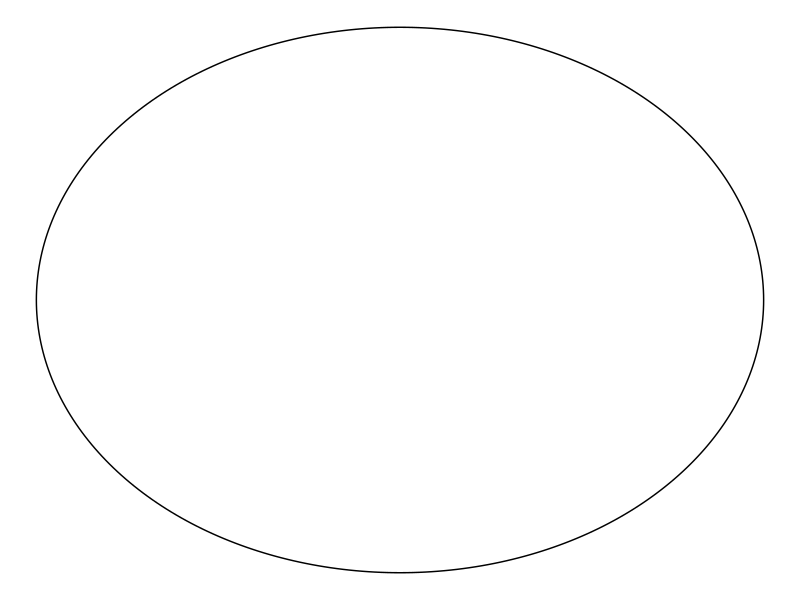
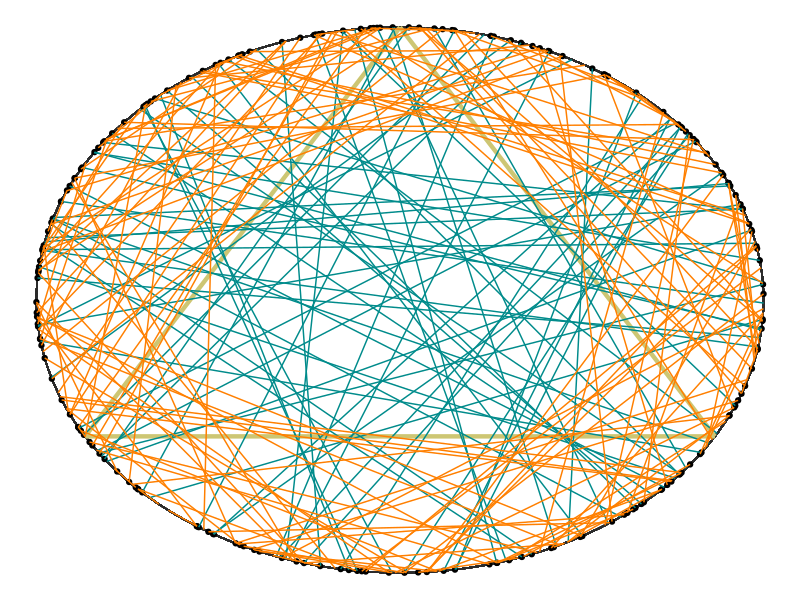
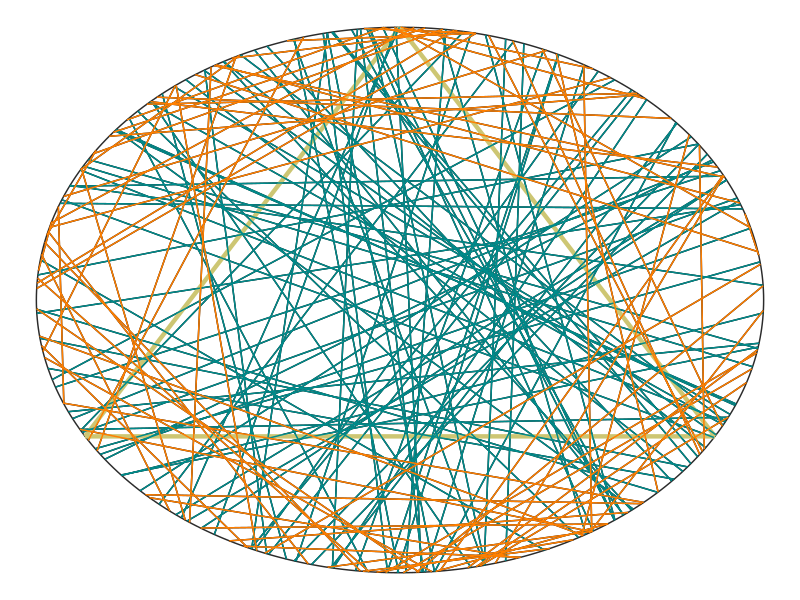
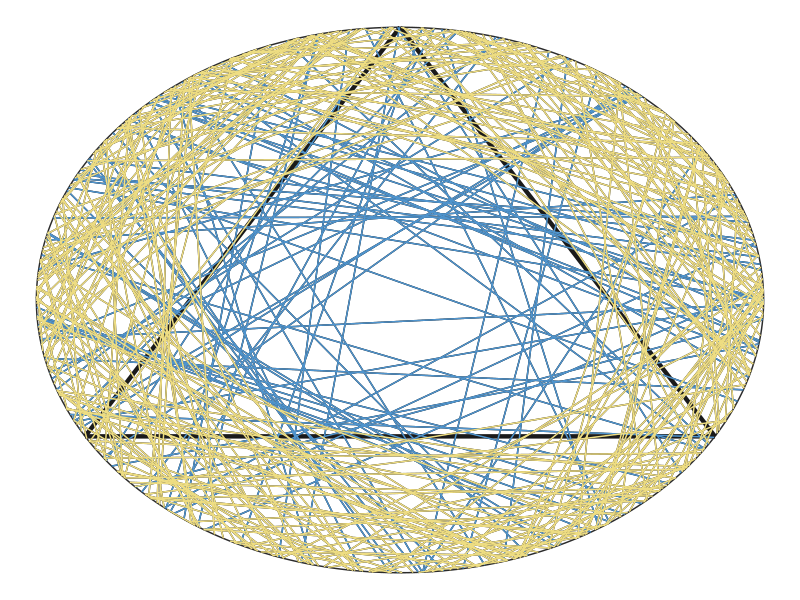
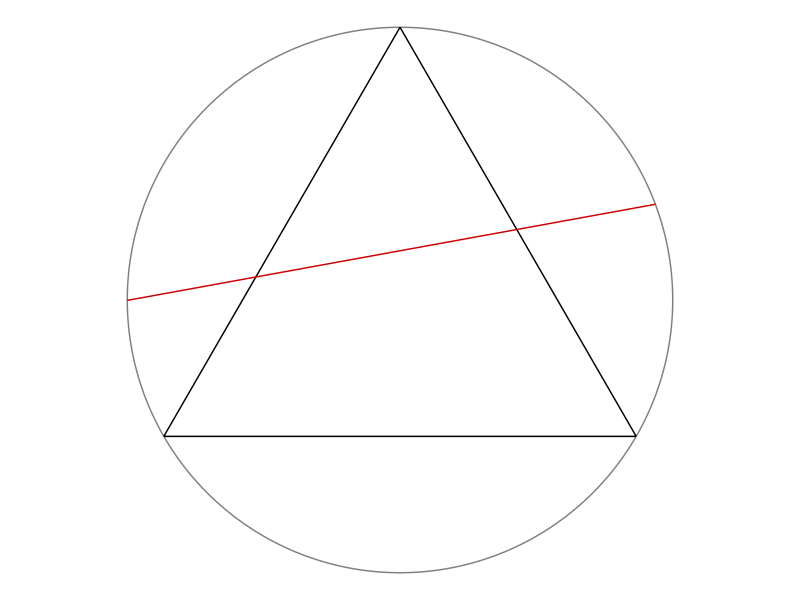

The R script that drew these images, in order:
# Instruction to students: You may clear the code in this file and replace it
# with your own.

library(tidyverse)
library(ggforce)
theme_set(theme_void())

# Draw a random chord in a unit circle centred at origin -----------------------

# Coordinates of equilateral triangle
eqtri_df <- tibble(
  x    = c(0, sqrt(3) / 2, -sqrt(3) / 2),
  y    = c(1, -0.5, -0.5),
  xend = c(sqrt(3) / 2, -sqrt(3) / 2, 0),
  yend = c(-0.5, -0.5, 1)
)

# Coordinates of random chord
rdmchr_df <- tibble(
  x    = 0.93636368,
  y    = 0.35103142,
  xend = -0.9999991,
  yend = -0.001326758
)

# Plot
p <- ggplot() +
  ggforce::geom_circle(aes(x0 = 0, y0 = 0, r = 1), col = "gray50") +
  geom_segment(data = eqtri_df, aes(x = x, y = y, xend = xend, yend = yend)) +
  geom_segment(data = rdmchr_df, aes(x = x, y = y, xend = xend, yend = yend),
               col = "red3") +
  coord_equal()

ggsave(p, file = "plot.png", height = 5, width = 7)

# Plot a circle
library(ggplot2)
library(ggforce)

data_circle <- data.frame(x0 = 0,
                          y0 = 0,
                          r = 1)

ggplot(data = data_circle, aes(x = x0, y = y0)) + 
  geom_circle(data = data_circle, aes(x0 = x0, y0 = y0, r=r))


# METHOD A (Random Endpoints) --------------------------------------------------
library(tidyverse)
library(ggforce)
library(ggplot2)
library(dplyr)

n <- 200 # number of chords - can change this

theta_1 <- runif(n, 0, 2*pi)
theta_2 <- runif(n, 0, 2*pi)
endpoint <- tibble(
  x1 = cos(theta_1),
  y1 = sin(theta_1),
  x2 = cos(theta_2),
  y2 = sin(theta_2))

eqtri_df <- tibble(
  x    = c(0, sqrt(3) / 2, -sqrt(3) / 2),
  y    = c(1, -0.5, -0.5),
  xend = c(sqrt(3) / 2, -sqrt(3) / 2, 0),
  yend = c(-0.5, -0.5, 1))

circle <- mutate(.data = endpoint, l = sqrt((x2 - x1)^2 + (y2 - y1)^2)) # add new column l

eqtri_df_new <- mutate(.data = eqtri_df, s = sqrt((xend - x)^2 + (yend - y)^2)) # add new column s

final_eqtri_df_new <- slice(.data = eqtri_df_new, 1) # only need 1 row as reference

s <- final_eqtri_df_new$s

final_table <- bind_cols(circle, s)
colnames(final_table)[6]  <- "s"

compare <- select(.data = final_table, l, s)
longer <- filter(.data = final_table, l > s)
shorter <- filter(.data = final_table, l < s)
print(longer)
chords_longer <- print(nrow(longer))

ggplot(data = endpoint, aes(x = x1, y = y1)) +
  ggforce::geom_circle(aes(x0 = 0, y0 = 0, r = 1), col = "gray17") +
  geom_point() + 
  geom_segment(data = eqtri_df, aes(x = x, y = y, xend = xend, yend = yend), col = "khaki3", lwd = 1.5) +
  geom_segment(data = longer , aes(x = x1, y = y1, xend = x2, yend = y2), col = "darkcyan") + 
  geom_segment(data = shorter , aes(x = x1, y = y1, xend = x2, yend = y2), col = "darkorange1") 

# Using Principle of Indifference
prob = chords_longer/n
print(prob)


# METHOD B (Random Radial Points) ----------------------------------------------
library(tidyverse)
library(ggforce)
library(ggplot2)
library(dplyr)

n <- 150 # number of chords - can change this
r <- 1

theta_3 <- runif(n, 0, 2*pi) # runif to randomise angles
P <- runif(n,0,r) # runif to randomise radius
Q <- sqrt(r^2-P^2) 

# coordinates of random radial points
endpoint <- tibble(
  x1 = P*cos(theta_3)+ Q*sin(theta_3),
  y1 = P*sin(theta_3)- Q*cos(theta_3),
  x2 = P*cos(theta_3)- Q*sin(theta_3),
  y2 = P*sin(theta_3)+ Q*cos(theta_3))

# coordinates of equilateral triangle
eqtri_df <- tibble(
  x    = c(0, sqrt(3) / 2, -sqrt(3) / 2),
  y    = c(1, -0.5, -0.5),
  xend = c(sqrt(3) / 2, -sqrt(3) / 2, 0),
  yend = c(-0.5, -0.5, 1))

# new data for any random chord l and size s of triangle's lengths
endpoint_new <- mutate(.data = endpoint, l = sqrt((x2-x1)^2+(y2-y1)^2))
eqtri_df_new <- mutate(.data = eqtri_df, s = sqrt((xend-x)^2+(yend-y)^2))


final_eqtri_df_new <- slice(.data = eqtri_df_new, 1) # only need 1 row as reference

s <- final_eqtri_df_new$s # rename as s

final_table <- bind_cols(endpoint_new, s)
colnames(final_table)[6]  <- "s"

# Comparing lengths l and s
compare <- select(.data = final_table, l, s)
longer <- filter(.data = final_table, l > s)
shorter <- filter(.data = final_table, l < s)
print(longer) # only printing chords longer than side s of equilateral triangle
chords_longer <- print(nrow(longer))

# Plot triangle and chords
ggplot() +
  ggforce::geom_circle(aes(x0 = 0, y0 = 0, r = 1), col = "gray17") +
  geom_segment(data = endpoint, aes(x = x1, y = y1,xend = x2, yend = y2)) + 
  geom_segment(data = eqtri_df, aes(x = x, y = y, xend = xend, yend = yend), col = "khaki3", lwd = 1.5) +
  geom_segment(data = longer , aes(x = x1, y = y1, xend = x2, yend = y2), col = "darkcyan") + 
  geom_segment(data = shorter , aes(x = x1, y = y1, xend = x2, yend = y2), col = "darkorange1") 

# Using Principle of Indifference to calculate probability
prob = chords_longer/n
print(prob)

# METHOD C (Random Midpoints) --------------------------------------------------
library(tidyverse)
library(ggforce)
library(ggplot2)
library(dplyr)

n <- 300
r <- 1

theta_C <- runif(n, 0, 2*pi)
V <- runif(n, 0, 1)
V1 <- sqrt(V)
U <- sqrt(r^2 - V1^2)

end_point <- tibble(
  x1 = V1*cos(theta_C) + U*sin(theta_C),
  y1 = V1*sin(theta_C) - U*cos(theta_C),
  x2 = V1*cos(theta_C) - U*sin(theta_C),
  y2 = V1*sin(theta_C) + U*cos(theta_C))

eqtri_df <- tibble(
  x    = c(0, sqrt(3) / 2, -sqrt(3) / 2),
  y    = c(1, -0.5, -0.5),
  xend = c(sqrt(3) / 2, -sqrt(3) / 2, 0),
  yend = c(-0.5, -0.5, 1))

end_point_new <- mutate(.data = end_point, l = sqrt((x2 - x1)^2 + (y2 - y1)^2))
eqtri_df_new <- mutate(.data = eqtri_df, s = sqrt((xend - x)^2 + (yend - y)^2))

final_eqtri_df_new <- slice(.data = eqtri_df_new, 1) # only need 1 row as reference

s <- final_eqtri_df_new$s

final_table <- bind_cols(end_point_new, s)
colnames(final_table)[6]  <- "s"

compare <- select(.data = final_table, l, s)
longer <- filter(.data = final_table, l > s)
shorter <- filter(.data = final_table, l < s)
print(longer)
chords_longer <- print(nrow(longer))

# Plot 
ggplot() +
  ggforce::geom_circle(aes(x0 = 0, y0 = 0, r = 1), col = "gray17") +
  geom_segment(data = end_point, aes(x = x1, y = y1, xend = x2, yend = y2)) +
  geom_segment(data = eqtri_df, aes(x = x, y = y, xend = xend, yend = yend), col = "grey10", lwd = 1.5) +
  geom_segment(data = longer , aes(x = x1, y = y1, xend = x2, yend = y2), col = "steelblue3") + 
  geom_segment(data = shorter , aes(x = x1, y = y1, xend = x2, yend = y2), col = "lightgoldenrod") 

# Calculate probability 
prob = chords_longer/n
print(prob)
